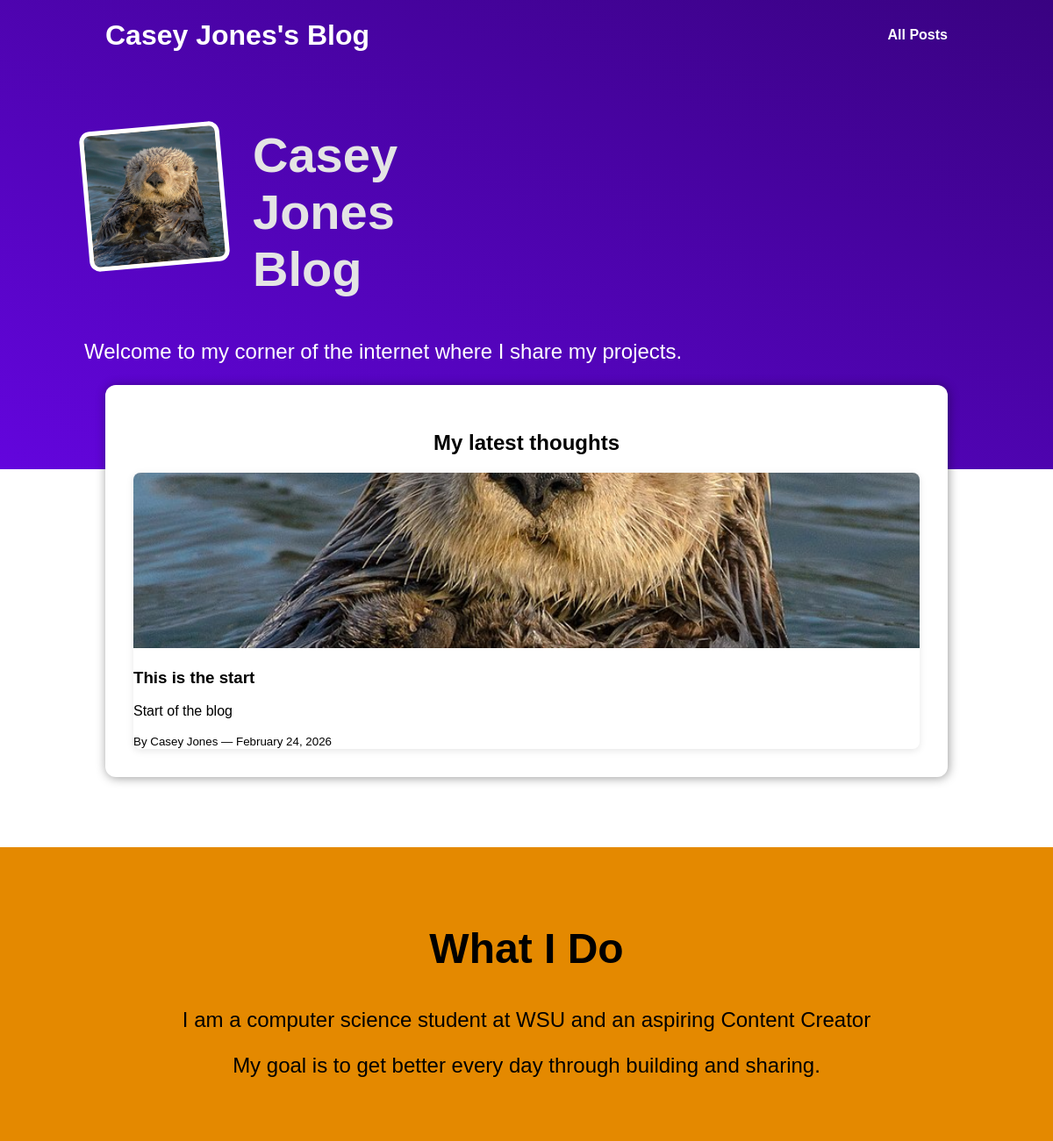
Before: / with the older database file.
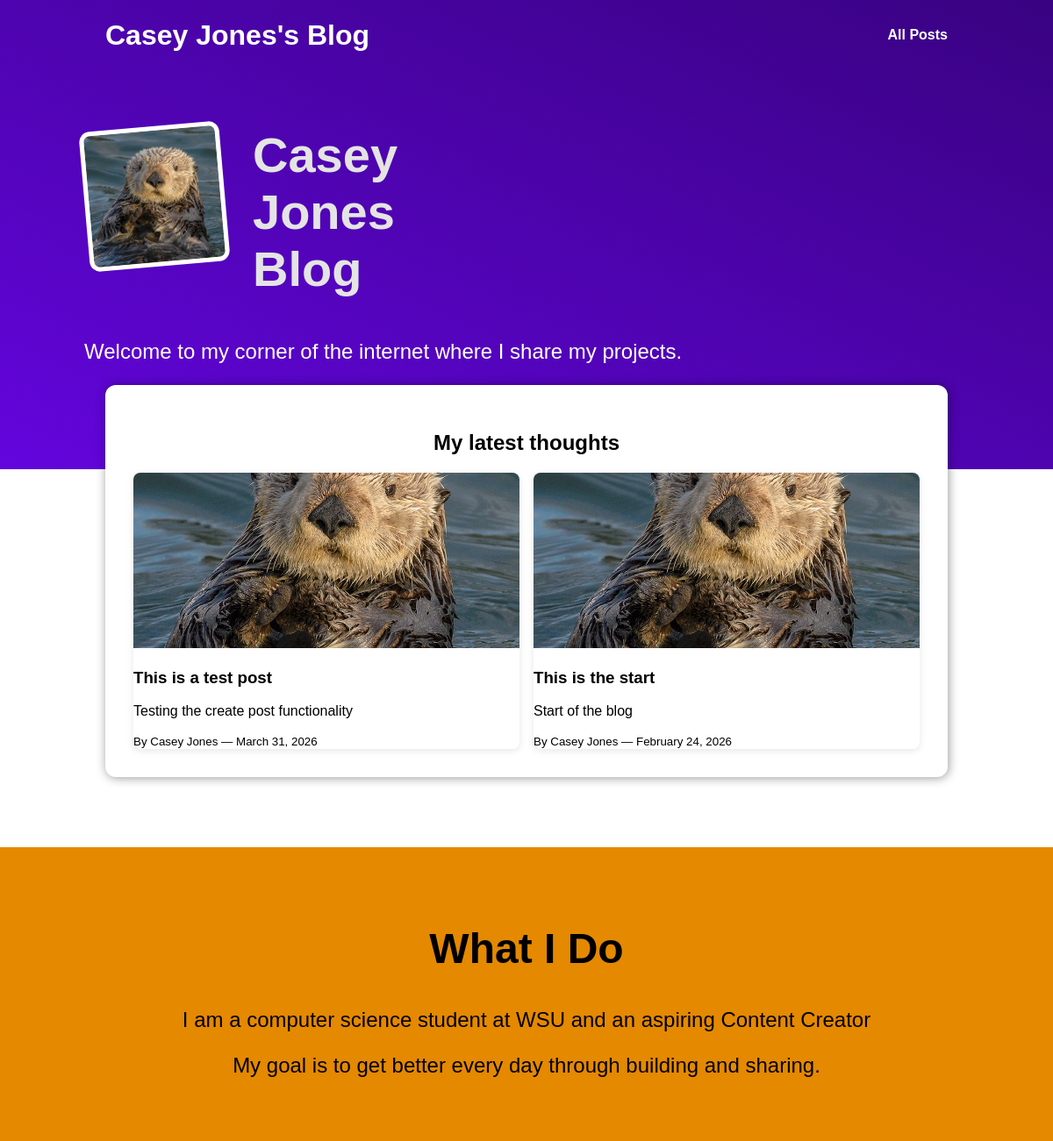
After: the same page with the newer database file.
### blogapp/models.py (models this page shows, shortened)
class Post(models.Model):
    title = models.CharField(max_length=200)
    slug = models.SlugField(max_length=200, unique=True, blank=True)
    content = models.TextField()
    published_date = models.DateTimeField(auto_now_add=True)
    author = models.ForeignKey(Author, on_delete=models.CASCADE)
    tags = models.ManyToManyField(Tag)
    image = models.ImageField(upload_to='post_images/', blank=True, null=True)

class Author(models.Model):
    first = models.CharField(max_length=50)
    last = models.CharField(max_length=50)
    email = models.EmailField()
    def __str__(self):
        return f"{self.first} {self.last}"

### blogapp/views.py (the view)
# urls.py: path('', views.starting_page, name="start"),
def starting_page(request):
    posts = Post.objects.all().order_by('-published_date')
    return render(request, 'index.html', {'posts': posts})

### blogapp/templates/index.html (shortened to what this page needs)
{% extends "base.html" %}
{% load static %}
{% block content %}
<header class="main-navigation">
<h1><a href="">Casey Jones's Blog</a></h1>
<nav>
<a href="{% url 'posts-page' %}">All Posts</a>
</nav>
</header>
<section class="welcome">
<header>
<img src="{% static "blogapp/images/otter.jpg"%}" alt="">
<h2>Casey Jones Blog</h2>
</header>
<p>Welcome to my corner of the internet where I share my projects.</p>
</section>
<section class="latest-posts">
<h2>My latest thoughts</h2>
<ul>
{% for post in posts %}
<li>
<article class='post'>
<img src='{% static "blogapp/images/otter.jpg" %}' alt='post image'>
<div class='post__content'>
<h3>{{ post.title }}</h3>
<p>{{ post.content|truncatechars:150 }}</p>
<small>By {{ post.author }} — {{ post.published_date|date:"F j, Y" }}</small>
</div>
</article>
</li>
{% empty %}
<li>No posts yet.</li>
{% endfor %}
</ul>
</section>
<section class='about'>
<h2>What I Do</h2>
<p>I am a computer science student at WSU and an aspiring Content Creator</p>
<p>My goal is to get better every day through building and sharing.</p>
</section>
{% endblock %}

### templates/base.html (shortened to what this page needs)
<!DOCTYPE html>
{% load static %}
<html lang="en">
  <head>
    <link rel="stylesheet" href="{% static 'css/styles.css' %}" />
    {% block css_files %}
      <link rel="stylesheet" href="{% static 'blogapp/index.css' %}" />
      <link rel="stylesheet" href="{% static 'blogapp/post.css' %}" />
      <link rel="stylesheet" href="{% static 'blogapp/post-detail.css' %}" />
      <link rel="stylesheet" href="{% static 'blogapp/all-posts.css' %}" />
    {% endblock %}
  </head>
  <body>
    {% block content %}{% endblock %}
  </body>
</html>

### static/css/styles.css (style rules this page uses)
* { box-sizing: border-box; }
html { font-family: sans-serif; }
body { margin: 0; }
h1, h2, h3 { font-family: sans-serif; }
.main-navigation { width: 100%; height: 5rem; display: flex; justify-content: space-between; align-items: center; padding: 0 10%; position: absolute; top: 0; left: 0; }
.main-navigation a { text-decoration: none; color: white; font-weight: bold; }

### blogapp/static/blogapp/index.css (style rules this page uses)
.welcome { background: linear-gradient(to right top, #6305dd, #390281); padding: 6rem; }
.welcome header { display: flex; align-items: flex-start; margin: 3rem auto; }
.welcome img { width: 10rem; height: 10rem; object-fit: cover; object-position: top; border: 5px solid white; border-radius: 12px; background-color: #ffe1bf; transform: rotateZ(-5deg); }
.welcome h2 { font-size: 3.5rem; margin: 0 0 0 2rem; color: #e4e4e4; width: 10rem; }
.welcome p { color: white; font-size: 1.5rem; }
.latest-posts { background-color: white; padding: 2rem; border-radius: 12px; width: 60rem; margin: -6rem auto 3rem auto; box-shadow: 1px 1px 12px rgba(0, 0, 0, 0.4); }
.latest-posts h2 { text-align: center; }
.latest-posts ul { list-style: none; margin: 0; padding: 0; display: flex; gap: 1rem; }
.latest-posts li { flex: 1; }
.about { text-align: center; padding: 3rem; background-color: #e48900; margin-top: 5rem; }
.about h2 { font-size: 3rem; }
.about p { font-size: 1.5rem }

### blogapp/static/blogapp/post.css (style rules this page uses)
.post { background-color: white; border-radius: 8px; box-shadow: 0 2px 8px rgba(0, 0, 0, 0.1); overflow: hidden; transition: transform 0.2s; height: 100%; }
.post img { width: 100%; height: 200px; object-fit: cover; }

Changed rows visible on the page:
added Post: title "This is a test post", content "Testing the create post functionality", author "Casey Jones", published_date "March 31, 2026"
